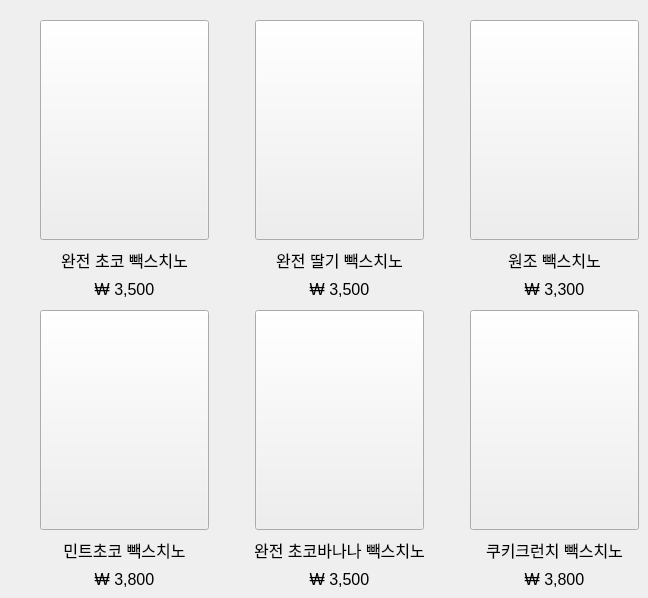
      <widget class="QWidget" name="tab_dessert">
       <attribute name="title">
        <string>빽스치노(PALK's)</string>
       </attribute>
       <widget class="QPushButton" name="btn_sand">
        <property name="geometry">
         <rect>
          <x>255</x>
          <y>310</y>
          <width>169</width>
          <height>220</height>
         </rect>
        </property>
        <property name="text">
         <string/>
        </property>
        <property name="icon">
         <iconset>
          <normaloff>../../다운로드/빽다방/빽스치노/완전초코바나나-BASIC-450x588.png</normaloff>../../다운로드/빽다방/빽스치노/완전초코바나나-BASIC-450x588.png</iconset>
        </property>
        <property name="iconSize">
         <size>
          <width>169</width>
          <height>215</height>
         </size>
        </property>
       </widget>
       <widget class="QLabel" name="sausage_price">
        <property name="geometry">
         <rect>
          <x>470</x>
          <y>570</y>
          <width>169</width>
          <height>19</height>
         </rect>
        </property>
        <property name="font">
         <font>
          <pointsize>12</pointsize>
         </font>
        </property>
        <property name="text">
         <string>₩ 3,800</string>
        </property>
        <property name="alignment">
         <set>Qt::AlignCenter</set>
        </property>
       </widget>
       <widget class="QLabel" name="label_salad">
        <property name="geometry">
         <rect>
          <x>470</x>
          <y>250</y>
          <width>169</width>
          <height>19</height>
         </rect>
        </property>
        <property name="font">
         <font>
          <pointsize>12</pointsize>
         </font>
        </property>
        <property name="text">
         <string>원조 빽스치노</string>
        </property>
        <property name="alignment">
         <set>Qt::AlignCenter</set>
        </property>
       </widget>
       <widget class="QLabel" name="burn_price">
        <property name="geometry">
         <rect>
          <x>40</x>
          <y>570</y>
          <width>169</width>
          <height>19</height>
         </rect>
        </property>
        <property name="font">
         <font>
          <pointsize>12</pointsize>
         </font>
        </property>
        <property name="text">
         <string>₩ 3,800</string>
        </property>
        <property name="alignment">
         <set>Qt::AlignCenter</set>
        </property>
       </widget>
       <widget class="QLabel" name="label_shu">
        <property name="geometry">
         <rect>
          <x>40</x>
          <y>250</y>
          <width>169</width>
          <height>19</height>
         </rect>
        </property>
        <property name="font">
         <font>
          <pointsize>12</pointsize>
         </font>
        </property>
        <property name="text">
         <string>완전 초코 빽스치노</string>
        </property>
        <property name="alignment">
         <set>Qt::AlignCenter</set>
        </property>
       </widget>
       <widget class="QPushButton" name="btn_icecream">
        <property name="geometry">
         <rect>
          <x>255</x>
          <y>20</y>
          <width>169</width>
          <height>220</height>
         </rect>
        </property>
        <property name="text">
         <string/>
        </property>
        <property name="icon">
         <iconset>
          <normaloff>../../다운로드/빽다방/빽스치노/완전딸기빽스치노-BASIC-450x588.png</normaloff>../../다운로드/빽다방/빽스치노/완전딸기빽스치노-BASIC-450x588.png</iconset>
        </property>
        <property name="iconSize">
         <size>
          <width>169</width>
          <height>220</height>
         </size>
        </property>
       </widget>
       <widget class="QLabel" name="label_sand">
        <property name="geometry">
         <rect>
          <x>255</x>
          <y>540</y>
          <width>169</width>
          <height>19</height>
         </rect>
        </property>
        <property name="font">
         <font>
          <pointsize>12</pointsize>
         </font>
        </property>
        <property name="text">
         <string>완전 초코바나나 빽스치노</string>
        </property>
        <property name="alignment">
         <set>Qt::AlignCenter</set>
        </property>
       </widget>
       <widget class="QPushButton" name="btn_sausage">
        <property name="geometry">
         <rect>
          <x>470</x>
          <y>310</y>
          <width>169</width>
          <height>220</height>
         </rect>
        </property>
        <property name="text">
         <string/>
        </property>
        <property name="icon">
         <iconset>
          <normaloff>../../다운로드/빽다방/빽스치노/쿠키크런치빽스치노-BASIC-450x588.png</normaloff>../../다운로드/빽다방/빽스치노/쿠키크런치빽스치노-BASIC-450x588.png</iconset>
        </property>
        <property name="iconSize">
         <size>
          <width>169</width>
          <height>220</height>
         </size>
        </property>
       </widget>
       <widget class="QPushButton" name="btn_salad">
        <property name="geometry">
         <rect>
          <x>470</x>
          <y>20</y>
          <width>169</width>
          <height>220</height>
         </rect>
        </property>
        <property name="text">
         <string/>
        </property>
        <property name="icon">
         <iconset>
          <normaloff>../../다운로드/빽다방/빽스치노/원조빽스치노-BASIC-450x588.png</normaloff>../../다운로드/빽다방/빽스치노/원조빽스치노-BASIC-450x588.png</iconset>
        </property>
        <property name="iconSize">
         <size>
          <width>169</width>
          <height>220</height>
         </size>
        </property>
       </widget>
       <widget class="QLabel" name="icecream_price">
        <property name="geometry">
         <rect>
          <x>255</x>
          <y>280</y>
          <width>169</width>
          <height>19</height>
         </rect>
        </property>
        <property name="font">
         <font>
          <pointsize>12</pointsize>
         </font>
        </property>
        <property name="text">
         <string>₩ 3,500</string>
        </property>
        <property name="alignment">
         <set>Qt::AlignCenter</set>
        </property>
       </widget>
       <widget class="QLabel" name="label_icecream">
        <property name="geometry">
         <rect>
          <x>255</x>
          <y>250</y>
          <width>169</width>
          <height>19</height>
         </rect>
        </property>
        <property name="font">
         <font>
          <pointsize>12</pointsize>
         </font>
        </property>
        <property name="text">
         <string>완전 딸기 빽스치노</string>
        </property>
        <property name="alignment">
         <set>Qt::AlignCenter</set>
        </property>
       </widget>
       <widget class="QPushButton" name="btn_burn">
        <property name="geometry">
         <rect>
          <x>40</x>
          <y>310</y>
          <width>169</width>
          <height>220</height>
         </rect>
        </property>
        <property name="text">
         <string/>
        </property>
        <property name="icon">
         <iconset>
          <normaloff>../../다운로드/빽다방/빽스치노/민트초코빽스치노-BASIC-450x588.png</normaloff>../../다운로드/빽다방/빽스치노/민트초코빽스치노-BASIC-450x588.png</iconset>
        </property>
        <property name="iconSize">
         <size>
          <width>169</width>
          <height>215</height>
         </size>
        </property>
       </widget>
       <widget class="QLabel" name="salad_price">
        <property name="geometry">
         <rect>
          <x>470</x>
          <y>280</y>
          <width>169</width>
          <height>19</height>
         </rect>
        </property>
        <property name="font">
         <font>
          <pointsize>12</pointsize>
         </font>
        </property>
        <property name="text">
         <string>₩ 3,300</string>
        </property>
        <property name="alignment">
         <set>Qt::AlignCenter</set>
        </property>
       </widget>
       <widget class="QPushButton" name="btn_shu">
        <property name="geometry">
         <rect>
          <x>40</x>
          <y>20</y>
          <width>169</width>
          <height>220</height>
         </rect>
        </property>
        <property name="text">
         <string/>
        </property>
        <property name="icon">
         <iconset>
          <normaloff>../../다운로드/빽다방/빽스치노/완전초코빽스치노-BASIC-450x588.png</normaloff>../../다운로드/빽다방/빽스치노/완전초코빽스치노-BASIC-450x588.png</iconset>
        </property>
        <property name="iconSize">
         <size>
          <width>169</width>
          <height>220</height>
         </size>
        </property>
       </widget>
       <widget class="QLabel" name="label_burn">
        <property name="geometry">
         <rect>
          <x>40</x>
          <y>540</y>
          <width>169</width>
          <height>19</height>
         </rect>
        </property>
        <property name="font">
         <font>
          <pointsize>12</pointsize>
         </font>
        </property>
        <property name="text">
         <string>민트초코 빽스치노</string>
        </property>
        <property name="alignment">
         <set>Qt::AlignCenter</set>
        </property>
       </widget>
       <widget class="QLabel" name="label_sausage">
        <property name="geometry">
         <rect>
          <x>470</x>
          <y>540</y>
          <width>169</width>
          <height>19</height>
         </rect>
        </property>
        <property name="font">
         <font>
          <pointsize>12</pointsize>
         </font>
        </property>
        <property name="text">
         <string>쿠키크런치 빽스치노</string>
        </property>
        <property name="alignment">
         <set>Qt::AlignCenter</set>
        </property>
       </widget>
       <widget class="QLabel" name="shu_price">
        <property name="geometry">
         <rect>
          <x>40</x>
          <y>280</y>
          <width>169</width>
          <height>19</height>
         </rect>
        </property>
        <property name="font">
         <font>
          <pointsize>12</pointsize>
         </font>
        </property>
        <property name="text">
         <string>₩ 3,500</string>
        </property>
        <property name="alignment">
         <set>Qt::AlignCenter</set>
        </property>
       </widget>
       <widget class="QLabel" name="sand_price">
        <property name="geometry">
         <rect>
          <x>255</x>
          <y>570</y>
          <width>169</width>
          <height>19</height>
         </rect>
        </property>
        <property name="font">
         <font>
          <pointsize>12</pointsize>
         </font>
        </property>
        <property name="text">
         <string>₩ 3,500</string>
        </property>
        <property name="alignment">
         <set>Qt::AlignCenter</set>
        </property>
       </widget>
      </widget>
